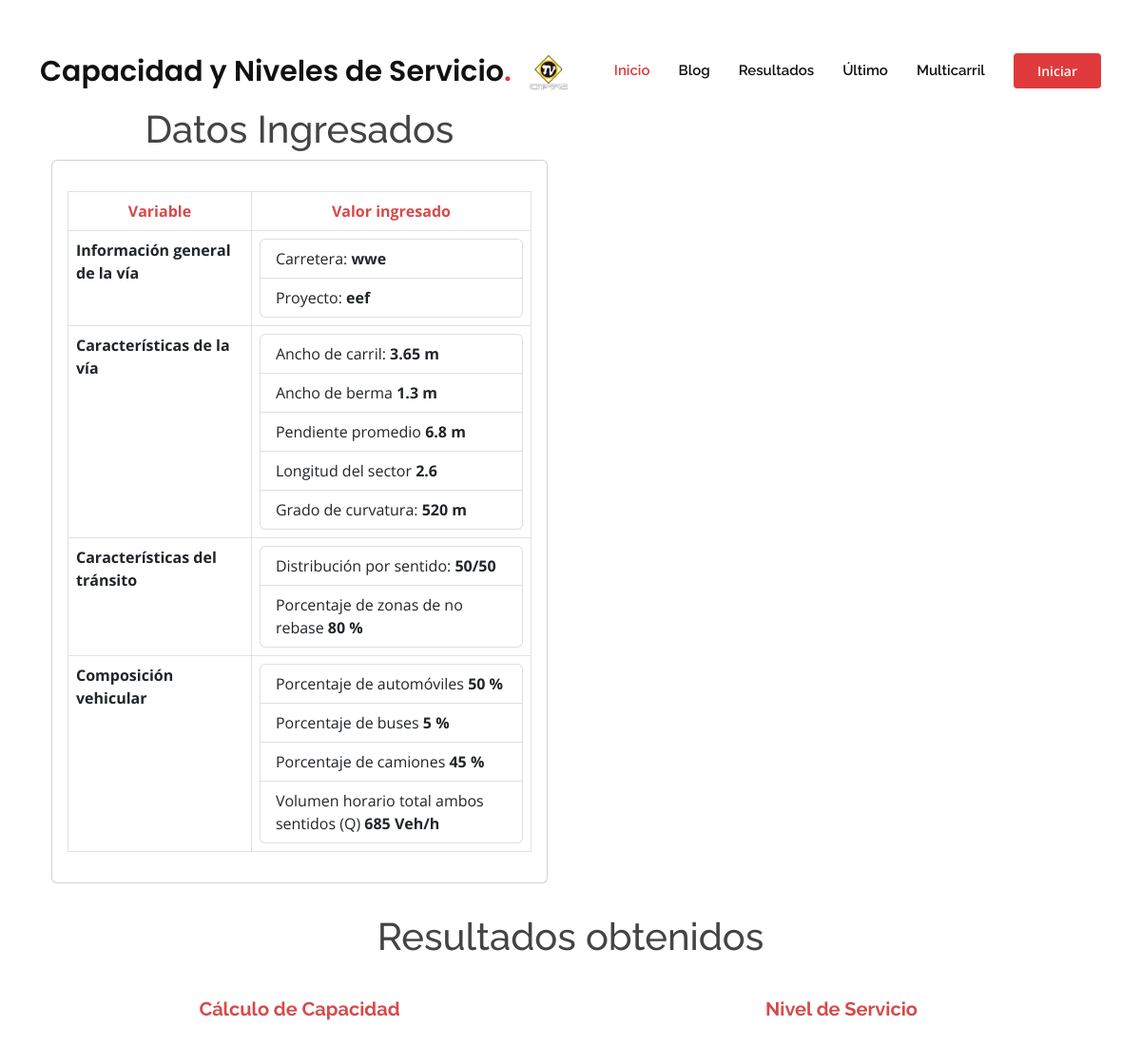
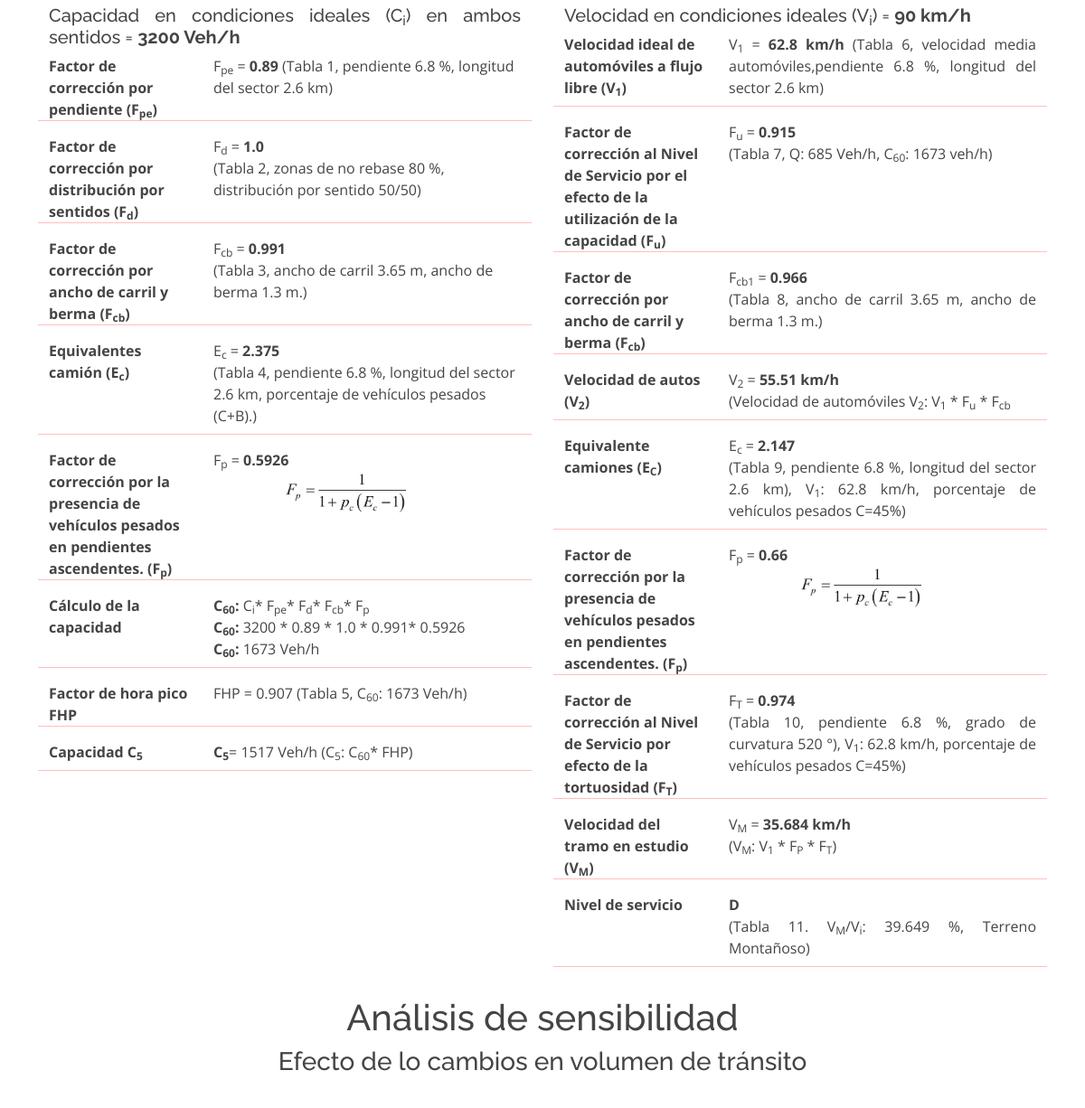
The page /resultado (upper part) on the database as committed earlier (2 pictures, top to bottom).
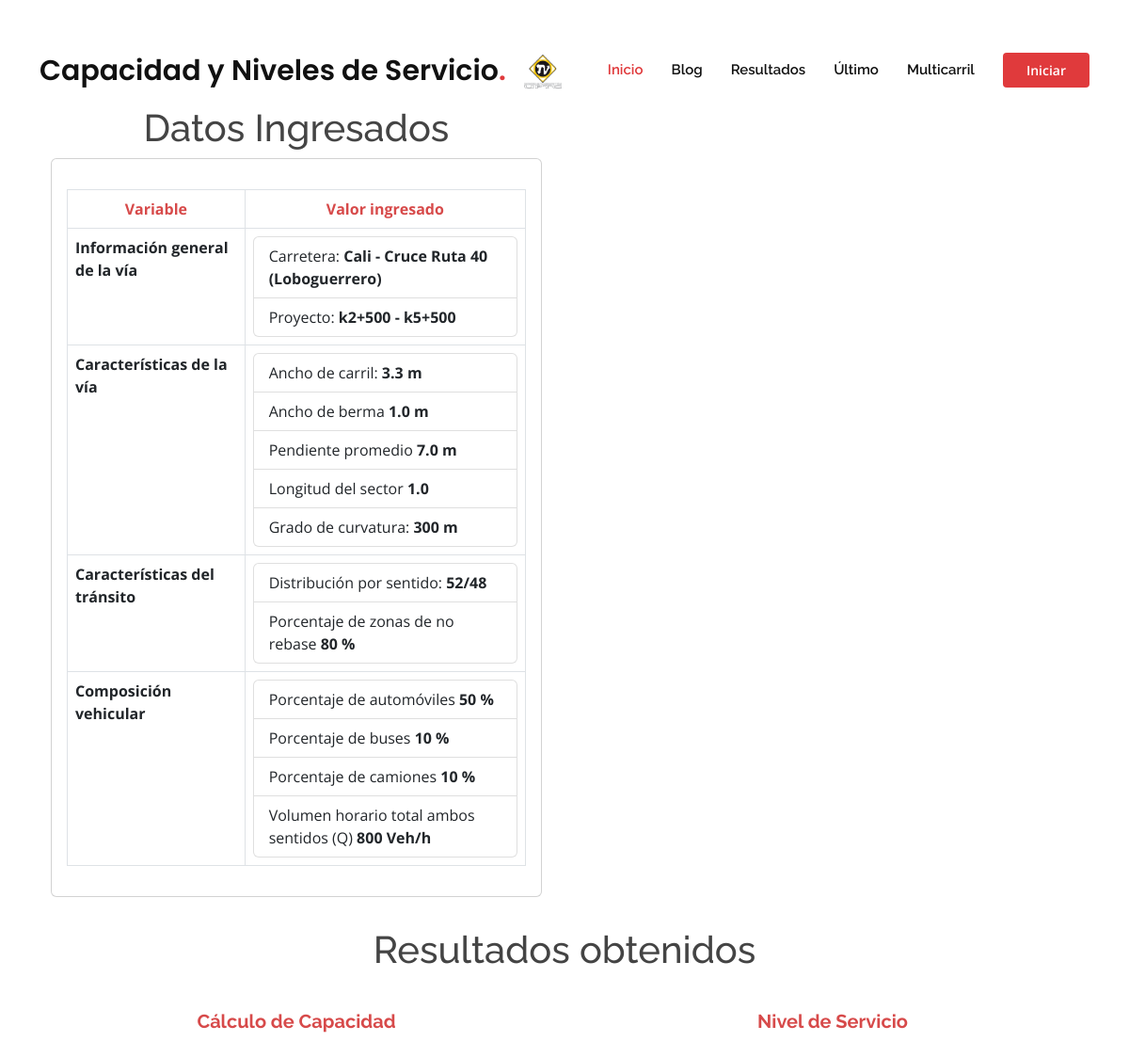
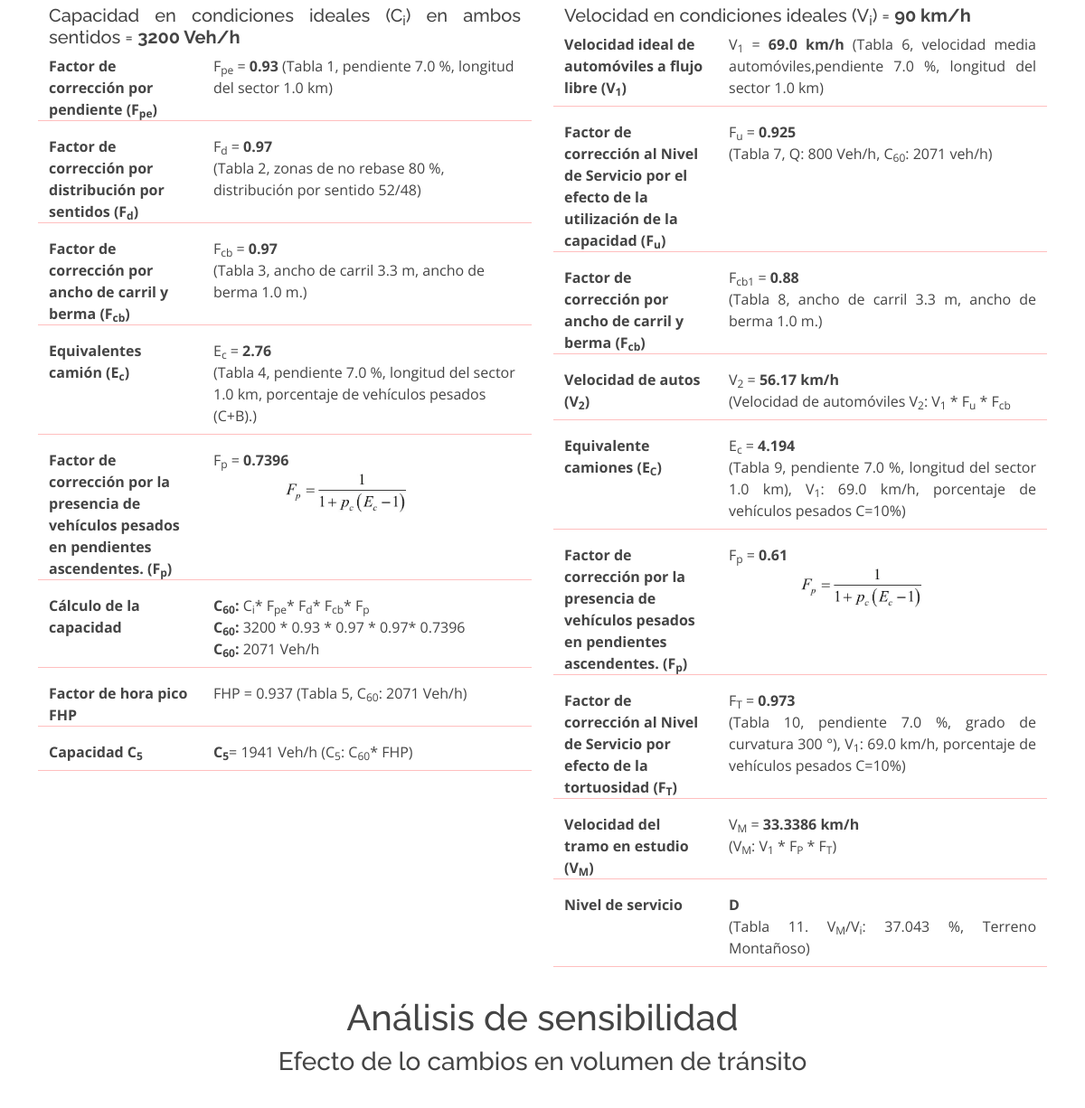
The same page on the database as committed later (2 pictures, top to bottom).
### main.py (models this page shows)
class Resultado(db.Model):
    id = db.Column(db.Integer, primary_key=True)
    Fpe = db.Column(db.Float, nullable=False)
    Fd = db.Column(db.Float, nullable=False)
    Fcb = db.Column(db.Float, nullable=False)
    Ec = db.Column(db.Float, nullable=False)
    Fp = db.Column(db.Float, nullable=False)
    cap_60 = db.Column(db.Integer, nullable=False)
    cap_5 = db.Column(db.Integer, nullable=False)
    FHP = db.Column(db.Float, nullable=False)
    v1 = db.Column(db.Float, nullable=False)
    Fu = db.Column(db.Float, nullable=False)
    Fcb1 = db.Column(db.Float, nullable=False)
    v2 = db.Column(db.Float, nullable=False)
    Ec_vel = db.Column(db.Float, nullable=False)
    Fp_vel = db.Column(db.Float, nullable=False)
    Ft = db.Column(db.Float, nullable=False)
    vM = db.Column(db.Float, nullable=False)
    Vi = db.Column(db.Integer, nullable=False)
    Final = db.Column(db.Integer, nullable=False)
    carretera = db.Column(db.String(200), nullable = False)
    proyecto = db.Column(db.String(200), nullable = False)
    a_carril = db.Column(db.Float, nullable=False)
    a_berma = db.Column(db.Float, nullable=False)
    p_promedio = db.Column(db.Float, nullable=False)
    l_sector = db.Column(db.Float, nullable=False)
    curvatura = db.Column(db.Integer, nullable=False)
    d_sentido = db.Column(db.Integer, nullable=False)
    d_sentido1 = db.Column(db.Integer, nullable=False)
    p_no_rebase = db.Column(db.Integer, nullable=False)
    p_automoviles = db.Column(db.Integer, nullable=False)
    p_buses = db.Column(db.Integer, nullable=False)
    p_camiones = db.Column(db.Integer, nullable=False)
    vol_cap = db.Column(db.Integer, nullable=False)
    terreno = db.Column(db.String(200), nullable = False)

### main.py (the view)
@app.route("/resultado", methods=["GET","POST"])
def resultado():
    id = len(db.session.query(Resultado).all())
    registro = Resultado.query.get(id)
    return render_template('resultados_2_carriles.html',datos=registro)

### templates/resultados_2_carriles.html (shortened to what this page needs)
<!DOCTYPE html>
<html lang="en">
<head>
  <link href="../static/assets/vendor/aos/aos.css" rel="stylesheet">
  <link href="../static/assets/vendor/bootstrap/css/bootstrap.min.css" rel="stylesheet">
  <link href="../static/assets/vendor/bootstrap-icons/bootstrap-icons.css" rel="stylesheet">
  <link href="../static/assets/vendor/boxicons/css/boxicons.min.css" rel="stylesheet">
  <link href="../static/assets/vendor/glightbox/css/glightbox.min.css" rel="stylesheet">
  <link href="../static/assets/vendor/remixicon/remixicon.css" rel="stylesheet">
  <link href="../static/assets/vendor/swiper/swiper-bundle.min.css" rel="stylesheet">
  <link href="../static/assets/css/style.css" rel="stylesheet">
</head>
<body>
  {% import "bootstrap/wtf.html" as wtf %}
  <header id="header" class="fixed-top d-flex align-items-center">
    <div class="container d-flex align-items-center">
      <h1 class="logo me-auto"><a href="{{url_for('home')}}">Capacidad y Niveles de Servicio<span>.</span></a></h1>
      <a href="{{url_for('home')}}" class="logo me-auto"><img src="../static/assets/img/logo.png" alt=""></a>
      <nav id="navbar" class="navbar order-last order-lg-0">
        <ul>
          <li><a class="nav-link scrollto active" href="{{url_for('home')}}">Inicio</a></li>
          <li><a class="nav-link scrollto" href="{{url_for('blog')}}">Blog</a></li>
          <li><a class="nav-link scrollto " href="{{url_for('resultados')}}">Resultados</a></li>
          <li><a href="{{url_for('resultado')}}">Último</a></li>
          <li><a class="nav-link scrollto" href="{{url_for('multicarril')}}">Multicarril</a></li>
        </ul>
      </nav>
      <a href="#about" class="get-started-btn scrollto">Iniciar</a>
    </div>
  </header>
    <br>
    <br>
    <section class="inner-page datos" style="background-color:white">
      <div class="container">
        <div class="row">
            <div class="col-lg-6 col-md-12 col-sm-12">
              <div class="container">
              <h1 style="text-align:center ;">Datos Ingresados</h1>
              <div class="card" >
                <div class="card-body">
                  <p class="card-text">
                    <table class="table table-bordered">
                      <thead class="thead-dark">
                        <tr>
                          <th scope="col" style="text-align:center;color:rgb(215, 74, 74) ;">Variable</th>
                          <th scope="col"style="text-align:center;color:rgb(215, 74, 74) ;">Valor ingresado</th>
                        </tr>
                      </thead>
                      <tbody>
                        <tr>
                          <th scope="row">Información general de la vía</th>
                          <td><ul class="list-group">
                            <li class="list-group-item">Carretera: <b>{{datos.carretera}}</b> </li>
                            <li class="list-group-item">Proyecto: <b>{{datos.proyecto}}</b></li>
                          </ul></td>
                        </tr>
                        <tr>
                          <th scope="row">Características de la vía</th>
                          <td><ul class="list-group">
                            <li class="list-group-item">Ancho de carril: <b>{{datos.a_carril}} m</b></li>
                            <li class="list-group-item">Ancho de berma <b>{{datos.a_berma}} m</b> </li>
                            <li class="list-group-item">Pendiente promedio <b>{{datos.p_promedio}} m</b> </li>
                            <li class="list-group-item">Longitud del sector <b>{{datos.l_sector}}</b></li>
                            <li class="list-group-item">Grado de curvatura: <b>{{datos.curvatura}} m</b></li>
                          </ul></td>
                        </tr>
                        <tr>
                          <th scope="row">Características del tránsito</th>
                          <td><ul class="list-group">
                            <li class="list-group-item">Distribución por sentido: <b>{{datos.d_sentido}}/{{datos.d_sentido1}}</b></li>
                            <li class="list-group-item">Porcentaje de zonas de no rebase <b>{{datos.p_no_rebase}} %</b> </li>
                          </ul></td>
                        </tr>
                        <tr>
                          <th scope="row">Composición vehicular</th>
                          <td><ul class="list-group">
                            <li class="list-group-item">Porcentaje de automóviles <b>{{datos.p_automoviles}} %</b></li>
                            <li class="list-group-item">Porcentaje de buses <b>{{datos.p_buses}} %</b> </li>
                            <li class="list-group-item">Porcentaje de camiones <b>{{datos.p_camiones}} %</b> </li>
                            <li class="list-group-item">Volumen horario total ambos sentidos (Q) <b>{{datos.vol_cap}} Veh/h</b> </li>
                          </ul></td>
                        </tr>
                      </tbody>
                    </table>
                  </p>
                </div>
              </div>
            </div>
          </div>
            <br>
            <br>
    </section>
    <section id="resultados" class="datos">
      <div class="container">
        <div class="row">
          <h1 style="text-align:center ;">Resultados obtenidos</h1>
          <div class="col-lg-6 col-md-12 col-sm-12">
            <div class="container">
            <h5 class="pasos"><b>Cálculo de Capacidad</b></h5>
            <h5 class="text-general">Capacidad en condiciones ideales (C<sub>i</sub>) en ambos sentidos = <b>3200 Veh/h</b></h5>
            <dl class="row">
              <dt class="col-sm-4">Factor de corrección por pendiente (F<sub>pe</sub>)</dt>
              <dd class="col-sm-8">F<sub>pe</sub> = <b>{{datos.Fpe}}</b>   (Tabla 1, pendiente {{datos.p_promedio}} %, longitud del sector {{datos.l_sector}} km)</dd>
              <hr>
              <dt class="col-sm-4">Factor de corrección por distribución por sentidos (F<sub>d</sub>)</dt>
              <dd class="col-sm-8">F<sub>d</sub> = <b>{{datos.Fd}}</b><br>(Tabla 2, zonas de no rebase {{datos.p_no_rebase}} %, distribución por sentido {{datos.d_sentido}}/{{datos.d_sentido1}})</dd>
              <hr>
              <dt class="col-sm-4">Factor de corrección por ancho de carril y berma (F<sub>cb</sub>)</dt>
              <dd class="col-sm-8">F<sub>cb</sub> = <b>{{datos.Fcb}}</b><br>(Tabla 3, ancho de carril {{datos.a_carril}} m, ancho de berma {{datos.a_berma}} m.)</dd>
              <hr>
              <dt class="col-sm-4">Equivalentes camión (E<sub>c</sub>)</dt>
              <dd class="col-sm-8">E<sub>c</sub> = <b>{{datos.Ec}}</b><br>(Tabla 4, pendiente {{datos.p_promedio}} %, longitud del sector {{datos.l_sector}} km, porcentaje de vehículos pesados (C+B).)</dd>
              <hr>
              <dt class="col-sm-4">Factor de corrección por la presencia de vehículos pesados en pendientes ascendentes. (F<sub>p</sub>)</dt>
              <dd class="col-sm-8">F<sub>p</sub> = <b>{{datos.Fp}}</b> <br> <img src="../static/assets/img/Fp.JPG" class="img-fluid text-general" style="width:40%; margin-left: 5rem;" alt="Responsive image"></dd>
              <hr>
              <dt class="col-sm-4">Cálculo de la capacidad</dt>
              <dd class="col-sm-8"><b>C<sub>60</sub>:</b> C<sub>i</sub>* F<sub>pe</sub>* F<sub>d</sub>* F<sub>cb</sub>* F<sub>p</sub> <br>
                <b>C<sub>60</sub>:</b> 3200 * {{datos.Fpe}} * {{datos.Fd}} * {{datos.Fcb}}* {{datos.Fp}}<br>
                <b>C<sub>60</sub>:</b> {{datos.cap_60}} Veh/h</dd>
              <hr>
              <dt class="col-sm-4">Factor de hora pico FHP</dt>
              <dd class="col-sm-8 text-general">FHP = {{datos.FHP}} (Tabla 5, C<sub>60</sub>: {{datos.cap_60}} Veh/h)<br></dd>
              <hr>
              <dt class="col-sm-4">Capacidad C<sub>5</sub></dt>
              <dd class="col-sm-8 text-general"><b>C<sub>5</sub></b>= {{datos.cap_5}} Veh/h (C<sub>5</sub>: C<sub>60</sub>* FHP)</dd>
              <hr>
            </dl>
            </div>
          </div>
          <div class="col-lg-6 col-md-12 col-sm-12">
            <div class="container">
            <h5 class="pasos"><b>Nivel de Servicio</b></h5>
            <h5 class="text-general">Velocidad en condiciones ideales (V<sub>i</sub>)  = <b>90 km/h</b></h5>
            <dl class="row">
              <dt class="col-sm-4">Velocidad ideal de automóviles a flujo libre (V<sub>1</sub>)</dt>
              <dd class="col-sm-8 text-general">V<sub>1</sub> = <b>{{datos.v1}} km/h</b>   (Tabla 6,  velocidad media automóviles,pendiente {{datos.p_promedio}} %, longitud del sector {{datos.l_sector}} km)</dd>
              <hr>
              <dt class="col-sm-4">Factor de corrección al Nivel de Servicio por el efecto de la utilización de la capacidad (F<sub>u</sub>)</dt>
              <dd class="col-sm-8 text-general">F<sub>u</sub> = <b>{{datos.Fu}}</b><br>(Tabla 7, Q: {{datos.vol_cap}} Veh/h, C<sub>60</sub>: {{datos.cap_60}} veh/h)</dd>
              <hr>
              <dt class="col-sm-4">Factor de corrección por ancho de carril y berma (F<sub>cb</sub>)</dt>
              <dd class="col-sm-8 text-general">F<sub>cb1</sub> = <b>{{datos.Fcb1}}</b><br>(Tabla 8, ancho de carril {{datos.a_carril}} m, ancho de berma {{datos.a_berma}} m.)</dd>
              <hr>
              <dt class="col-sm-4">Velocidad de autos (V<sub>2</sub>)</dt>
              <dd class="col-sm-8 text-general">V<sub>2</sub> = <b>{{datos.v2}} km/h</b><br>(Velocidad de automóviles V<sub>2</sub>: V<sub>1</sub> * F<sub>u</sub> * F<sub>cb</sub></dd>
              <hr>
              <dt class="col-sm-4">Equivalente camiones (E<sub>C</sub>)</dt>
              <dd class="col-sm-8 text-general">E<sub>c</sub> = <b>{{datos.Ec_vel}}</b> <br>(Tabla 9, pendiente {{datos.p_promedio}} %, longitud del sector {{datos.l_sector}} km), V<sub>1</sub>: {{datos.v1}} km/h, porcentaje de vehículos pesados C={{datos.p_camiones}}%)</dd>
              <hr>
              <dt class="col-sm-4">Factor de corrección por la presencia de vehículos pesados en pendientes ascendentes. (F<sub>p</sub>)</dt>
              <dd class="col-sm-8">F<sub>p</sub> = <b>{{datos.Fp_vel}}</b> <br> <img src="../static/assets/img/Fp.JPG" class="img-fluid text-general" style="width:40%; margin-left: 5rem;" alt="Responsive image"></dd>
              <hr>
              <dt class="col-sm-4">Factor de corrección al Nivel de Servicio por efecto de la tortuosidad (F<sub>T</sub>)</dt>
              <dd class="col-sm-8 text-general">F<sub>T</sub> = <b>{{datos.Ft}}</b> <br>(Tabla 10, pendiente {{datos.p_promedio}} %, grado de curvatura {{datos.curvatura}} °), V<sub>1</sub>: {{datos.v1}} km/h, porcentaje de vehículos pesados C={{datos.p_camiones}}%)</dd>
              <hr>
              <dt class="col-sm-4">Velocidad del tramo en estudio (V<sub>M</sub>)</dt>
              <dd class="col-sm-8 text-general">V<sub>M</sub> = <b>{{datos.vM}} km/h</b> <br>(V<sub>M</sub>: V<sub>1</sub> * F<sub>P</sub> * F<sub>T</sub>)</dd>
              <hr>
              <dt class="col-sm-4">Nivel de servicio</dt>
              <dd class="col-sm-8 text-general"><b>{{datos.Final}}</b><br>(Tabla 11. V<sub>M</sub>/V<sub>i</sub>: {{datos.Vi}} %, {{datos.terreno}})</dd>
              <hr>
            </dl>
            </div>
          </div>
        </div>
        <h1 class="subtitulos">Análisis de sensibilidad</h1>
        <div class="row">
          <h3 class="subtitulos">Efecto de lo cambios en volumen de tránsito</h3>
          <div class="col-lg-6">
          </div>
          <div class="col-lg-6">
          </div>
        </div>
      </div>
    </section>
</body>
</html>

### static/assets/css/style.css (style rules this page uses)
body { font-family: "Open Sans", sans-serif; color: #444444; }
a { color: #f5de12; text-decoration: none; }
hr { color: red; }
h1, h2, h3, h4, h5, h6 { font-family: "Raleway", sans-serif; }
img { padding-top: 0%; margin-top: 0%; }
#header { background: #fff; transition: all 0.5s; z-index: 997; padding: 20px 0; }
#header .logo { font-size: 30px; margin: 0; padding: 0; font-weight: 600; font-family: "Poppins", sans-serif; }
#header .logo a { color: #111111; }
#header .logo a span { color: #e03a3c; }
#header .logo img { max-height: 40px; }
.get-started-btn { margin-left: 30px; background: #e03a3c; color: #fff; border-radius: 4px; padding: 8px 25px; white-space: nowrap; transition: 0.3s; font-size: 14px; font-weight: 600; display: inline-block; }
.navbar { padding: 0; }
.navbar ul { margin: 0; padding: 0; display: flex; list-style: none; align-items: center; }
.navbar li { position: relative; }
.navbar a, .navbar a:focus { display: flex; align-items: center; justify-content: space-between; padding: 10px 0 10px 30px; font-family: "Raleway", sans-serif; font-size: 15px; font-weight: 600; color: #111111; white-space: nowrap; transition: 0.3s; }
.navbar a:hover, .navbar .active, .navbar .active:focus, .navbar li:hover>a { color: #e03a3c; }
section { margin-top: 0%; margin-bottom: 0%; }
section { padding: 60px 0; overflow: hidden; position: relative; }
.datos { padding-top: 0%; padding-bottom: 0%; }
.container { margin-top: 2rem; }
.pasos { text-align: center; color: rgb(215,74,74); margin-bottom: 2rem; }
.text-general { text-align:justify ; }
.subtitulos { text-align: center; }

Rows that differ between the two databases and show on the page:
no longer on this page (row unchanged): Resultado: carretera "wwe", proyecto "eef", a_carril "3.65", a_berma "1.3", p_promedio "6.8", l_sector "2.6", curvatura "520", d_sentido "50", d_sentido1 "50", p_no_rebase "80", p_automoviles "50", p_buses "5", p_camiones "45", vol_cap "685", Fpe "0.89", Fd "1.0", Fcb "0.991", Ec "2.375", Fp "0.5926", cap_60 "1673", FHP "0.907", cap_5 "1517", v1 "62.8", Fu "0.915", Fcb1 "0.966", v2 "55.51", Ec_vel "2.147", Fp_vel "0.66", Ft "0.974", vM "35.684", Final "D", Vi "39.649", terreno "Terreno Montañoso"
added Resultado: carretera "Cali - Cruce Ruta 40 (Loboguerrero)", proyecto "k2+500 - k5+500", a_carril "3.3", a_berma "1.0", p_promedio "7.0", l_sector "1.0", curvatura "300", d_sentido "52", d_sentido1 "48", p_no_rebase "80", p_automoviles "50", p_buses "10", p_camiones "10", vol_cap "800", Fpe "0.93", Fd "0.97", Fcb "0.97", Ec "2.76", Fp "0.7396", cap_60 "2071", FHP "0.937", cap_5 "1941", v1 "69.0", Fu "0.925", Fcb1 "0.88", v2 "56.17", Ec_vel "4.194", Fp_vel "0.61", Ft "0.973", vM "33.3386", Final "D", Vi "37.043", terreno "Terreno Montañoso"
